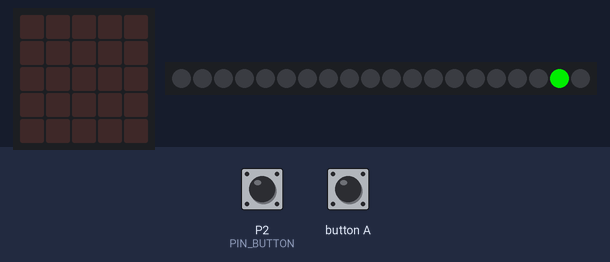
A program run on a simulated BBC micro:bit running MicroPython. Parts: the board's 5×5 LED display, 20 RGB LEDs in strip order, left to right. Inputs (shaded band) come from the test bench; at power-on: P2 (PIN_BUTTON) HIGH. Random numbers come from a fixed seed; the 48×5 strip is a reading aid, not a part: it shows the text the display is scrolling, unrolled, one strip-width of it at a time.

Above: at 16.2 s.
16.3 s: P2 (PIN_BUTTON) pulled LOW for 0.15 s
At 17.8 s:
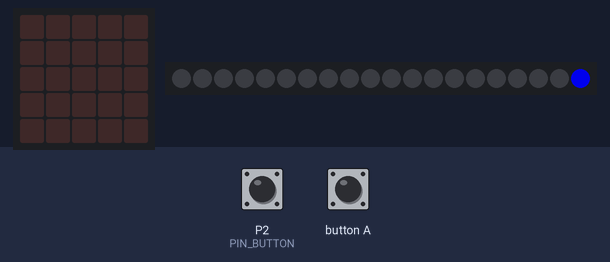
18.5 s: P2 (PIN_BUTTON) pulled LOW for 1 s
At 19.8 s:
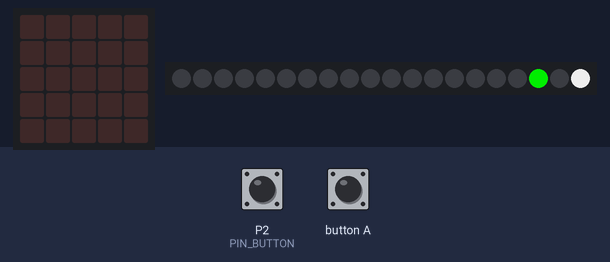
21.5 s: P2 (PIN_BUTTON) pulled LOW for 0.15 s
At 22.17 s:
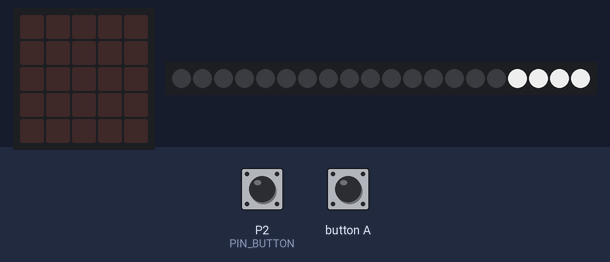
22.2 s: P2 (PIN_BUTTON) pulled LOW for 3.2 s
At 23.4 s:
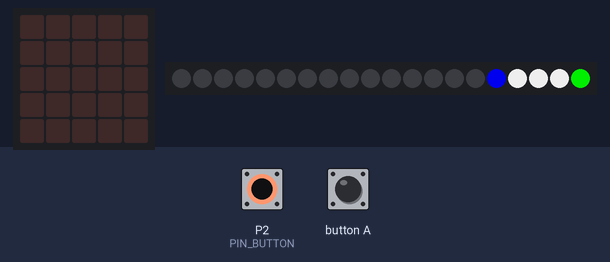
26.9 s: P2 (PIN_BUTTON) pulled LOW for 0.15 s
At 27.03 s:
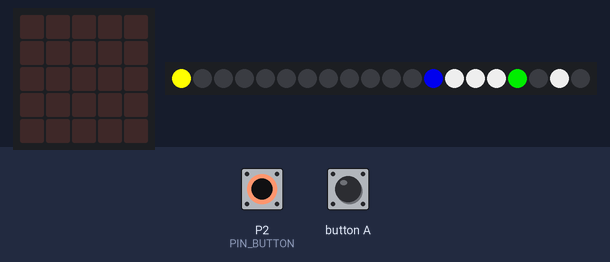

Measured:
- what the display in image 1 shows lasts 1.0 s, from 17.0 s to 18.0 s

The program:

microbit_np_game_v5.py
```python
# microbit-game.py
# 程式平台: https://python.microbit.org/v/3
# 執行前請確認已安裝 microbit 上的 neopixel 函式庫

from microbit import *
import neopixel
import random

# -----------------------------------------------------------------------------
# 參數設定
# -----------------------------------------------------------------------------
# Micro:bit 腳位對應: P1 控制 NeoPixel, P2 作為按鈕
PIN_NEOPIXEL = pin1
PIN_BUTTON = pin2
# Micro:bit 缺乏 Buzzer，這裡將 BUZZER_PIN 替換為 P0 來做聲音輸出（如果需要）
PIN_BUZZER = pin0

NUM_PIXELS = 20
BULLET_SPEED = 20
START_INTERVAL = 1000
MIN_INTERVAL = 200
SPEED_INCREMENT = 50
KILLS_PER_LEVEL = 5

# 定義顏色 (R, G, B) - Micro:bit NeoPixel 顏色值範圍是 0-255
GAMEOVER_COLOR = (200, 0, 0)
COLOR_HP1      = (0, 200, 0)
COLOR_HP2      = (0, 0, 200)
COLOR_HP3      = (200, 200, 200)
BULLET_COLOR   = (255, 255, 0)

# -----------------------------------------------------------------------------
# 狀態變數
# -----------------------------------------------------------------------------
# 初始化 NeoPixel
np = neopixel.NeoPixel(PIN_NEOPIXEL, NUM_PIXELS)

# 遊戲狀態
pixel_hp = [0] * NUM_PIXELS
last_move_time = 0
is_game_over = False
last_button_state = 1

# 子彈狀態
bullet_pos = -1
target_index = -1
last_bullet_move_time = 0

# 難度追蹤
kill_count = 0
current_interval = START_INTERVAL
current_level = 0


# -----------------------------------------------------------------------------
# 難度計算函數
# -----------------------------------------------------------------------------
def update_difficulty():
    global current_level, current_interval, kill_count

    new_level = kill_count // KILLS_PER_LEVEL

    if new_level > current_level:
        current_level = new_level

        time_reduction = current_level * SPEED_INCREMENT
        current_interval = START_INTERVAL - time_reduction

        if current_interval < MIN_INTERVAL:
            current_interval = MIN_INTERVAL

        display.scroll("LV" + str(current_level) + " SPD" + str(current_interval))

# -----------------------------------------------------------------------------
# 處理燈光移動和生成
# -----------------------------------------------------------------------------
def handle_light_movement():
    global is_game_over, pixel_hp

    # A. 檢查遊戲結束條件 (Index 0 的燈是否亮著)
    if pixel_hp[0] > 0:
        is_game_over = True
        return

    # B. 燈光移動 (i -> i-1)
    for i in range(1, NUM_PIXELS):
        pixel_hp[i - 1] = pixel_hp[i]

    # C. 隨機生成新燈 (在 Index 19)
    random_hp = random.randint(0, 3)
    pixel_hp[NUM_PIXELS - 1] = random_hp


# -----------------------------------------------------------------------------
# 處理子彈射擊
# -----------------------------------------------------------------------------
def handle_shooting():
    global bullet_pos, target_index, last_bullet_move_time, last_button_state

    button_state = PIN_BUTTON.read_digital()

    if bullet_pos == -1 and button_state == 0 and last_button_state == 1:

        found_target = -1
        for i in range(NUM_PIXELS):
            if pixel_hp[i] > 0:
                found_target = i
                break

        if found_target != -1:
            target_index = found_target
            bullet_pos = 0
            last_bullet_move_time = running_time()

    last_button_state = button_state


# -----------------------------------------------------------------------------
# 處理子彈移動與命中
# -----------------------------------------------------------------------------
def handle_bullet_movement():
    global bullet_pos, target_index, last_bullet_move_time, kill_count, pixel_hp

    if bullet_pos == -1:
        return

    if running_time() - last_bullet_move_time >= BULLET_SPEED:

        bullet_pos += 1
        last_bullet_move_time = running_time()

        if bullet_pos >= target_index:

            if pixel_hp[target_index] > 0:
                pixel_hp[target_index] -= 1

                if pixel_hp[target_index] == 0:
                    kill_count += 1
                    update_difficulty()

            bullet_pos = -1
            target_index = -1


# -----------------------------------------------------------------------------
# 繪製燈條
# -----------------------------------------------------------------------------
def draw_lights():
    # 1. 繪製背景 (燈光目標)
    for i in range(NUM_PIXELS):
        color_to_set = (0, 0, 0)

        hp = pixel_hp[i]
        if hp == 3:
            color_to_set = COLOR_HP3
        elif hp == 2:
            color_to_set = COLOR_HP2
        elif hp == 1:
            color_to_set = COLOR_HP1

        np[i] = color_to_set

    # 2. 覆蓋繪製子彈
    if bullet_pos != -1 and bullet_pos < NUM_PIXELS:
        np[bullet_pos] = BULLET_COLOR

    np.show()

# -----------------------------------------------------------------------------
# 遊戲結束序列
# -----------------------------------------------------------------------------
def game_over_sequence():
    display.show(Image.SAD)

    for i in range(NUM_PIXELS):
        np[i] = GAMEOVER_COLOR
        np.show()
        sleep(50)

    sleep(100)

    while True:
        np.clear()
        np.show()
        sleep(300)
        for i in range(NUM_PIXELS):
            np[i] = GAMEOVER_COLOR
        np.show()
        sleep(300)
        if button_a.is_pressed():
            break

# -----------------------------------------------------------------------------
# 主迴圈
# -----------------------------------------------------------------------------
display.scroll("NEOPIXEL GAME START")

PIN_BUTTON.set_pull(PIN_BUTTON.PULL_UP)

while True:
    if is_game_over:
        game_over_sequence()
        pass

    current_time = running_time()

    # 1. 處理燈光移動和生成
    if current_time - last_move_time >= current_interval:
        handle_light_movement()
        last_move_time = current_time

    # 2. 處理子彈射擊
    handle_shooting()

    # 3. 處理子彈的移動
    handle_bullet_movement()

    # 4. 繪製燈條
    draw_lights()

    sleep(1)
```
